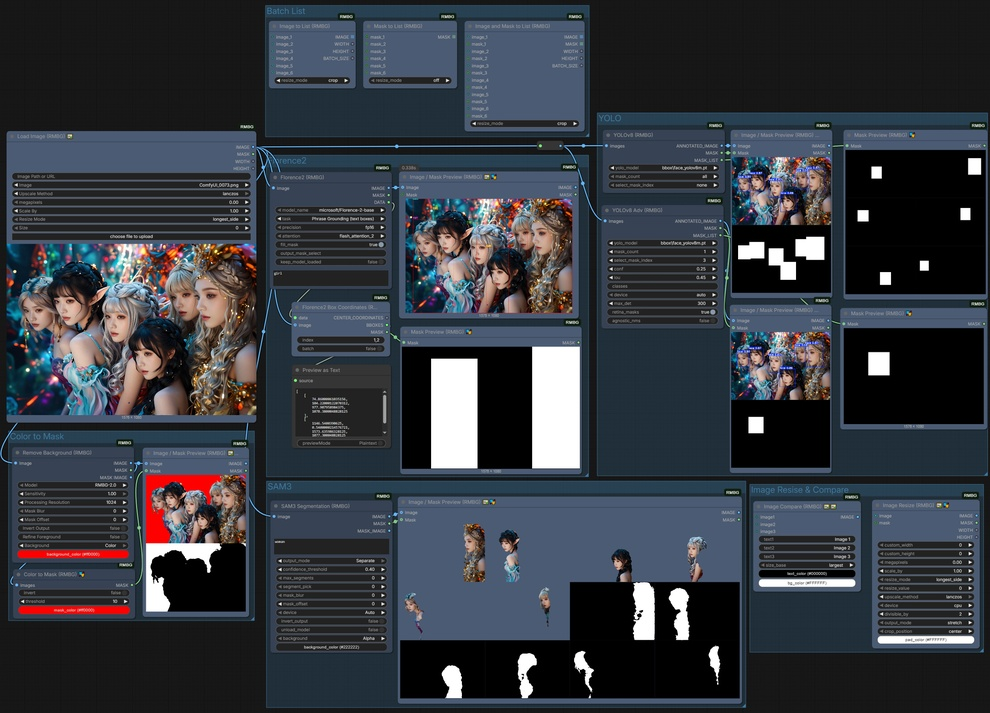
#> input picture comfyui_data/custom_nodes/ComfyUI-RMBG/example_workflows/V3.0.0_nodes.jpg, 990 x 713 px, shrunk from 2409 x 1735 before the run
$ python -i postprocess.py   (imports and definitions only)
#> lines starting #> are read from the running program, lines starting #| are printed output that depends on the picture; after the words box and inside, x2 and y2 are one past the last pixel; in counts of white or black regions, pixels touching at a corner belong together
"""Image post-processing filters for the Z-Image workflow pipeline.

Pure numpy/PIL/cv2 image processing — no ML model loading needed.
Each filter implements apply(image) -> image for use in PostProcessChain.
"""

import math
import os
import time
from typing import Any, Protocol

import numpy as np
from PIL import Image


# ---------------------------------------------------------------------------
# Filter Protocol (shared interface for PostProcessChain)
# ---------------------------------------------------------------------------

class PostProcessFilter(Protocol):
    """Protocol for post-processing filters usable in PostProcessChain."""

    name: str

    def apply(self, image: Image.Image) -> Image.Image: ...


# ---------------------------------------------------------------------------
# Film Grain
# ---------------------------------------------------------------------------

class FilmGrain:
    """Add perceptual film grain to counteract AI smoothness.

    Parameters match ComfyUI LayerFilter AddGrain / FilmGrain nodes:
      intensity: noise scale (0.0–0.03 typical, 0.01 subtle, 0.03 heavy)
      temperature: RGB shift for warm/cool tint (0 = neutral)
      vignette: edge darkening amount (0 = none, 0.5 = moderate)
    """

    # [31 lines left out: functions __init__, apply, not called in this run]


# ---------------------------------------------------------------------------
# Sharpening (CAS + Unsharp Mask)
# ---------------------------------------------------------------------------

class Sharpening:
    """Contrast Adaptive Sharpening (CAS) and/or unsharp mask.

    Parameters:
      cas_strength: CAS sharpening amount (0.0–1.0, 0.1 subtle)
      unsharp_radius: Gaussian blur radius for unsharp mask (0 = skip)
      unsharp_amount: Unsharp mask strength (0.0–2.0, typical 0.5–1.0)
    """

    # [63 lines left out: functions __init__, apply, _cas, _unsharp, not called in this run]


# ---------------------------------------------------------------------------
# Noise / JPEG Artifact Cleaner
# ---------------------------------------------------------------------------

class NoiseCleaner:
    """Denoise and reduce JPEG compression artifacts.

    Methods:
      bilateral: Edge-preserving bilateral filter (cv2)
      jpeg_scrub: Slight blur + sharpen to reduce blocking artifacts
    """

    # [31 lines left out: functions __init__, apply, not called in this run]


# ---------------------------------------------------------------------------
# LUT Color Grading (.cube 3D LUT)
# ---------------------------------------------------------------------------

class LUTGrading:
    """Apply a 3D LUT (.cube file) for color grading.

    Parses the .cube format and applies trilinear interpolation to remap
    pixel colors. Blends with original at the specified strength.

    Parameters:
      lut_path: Path to .cube file
      strength: Blend factor with original (0.0 = no change, 1.0 = full LUT)
    """

    # [106 lines left out: functions __init__, _parse_cube, _trilinear_interpolate, apply, not called in this run]


# ---------------------------------------------------------------------------
# Skin Contrast Enhancement
# ---------------------------------------------------------------------------

class SkinContrast:
    """Selective contrast enhancement for skin-tone regions.

    Detects skin pixels via HSV color range and applies CLAHE
    (Contrast Limited Adaptive Histogram Equalization) to skin regions only.
    """

    def __init__(self, clip_limit: float = 2.0, tile_grid_size: int = 8):
        self.clip_limit = clip_limit
        self.tile_grid_size = tile_grid_size
        self.name = "skin_contrast"

    def apply(self, image: Image.Image) -> Image.Image:
        try:
            import cv2
        except ImportError:
            print("  [SkinContrast] opencv-python not available — skipping")
            return image

        arr = np.array(image)
        hsv = cv2.cvtColor(arr, cv2.COLOR_RGB2HSV)
#> hsv: shape (713, 990, 3); mean H, S, V 65.2, 62.8, 68.4

        # Skin tone range in HSV (works for most skin tones)
        lower_skin = np.array([0, 30, 60], dtype=np.uint8)
        upper_skin = np.array([25, 180, 255], dtype=np.uint8)
        skin_mask = cv2.inRange(hsv, lower_skin, upper_skin)
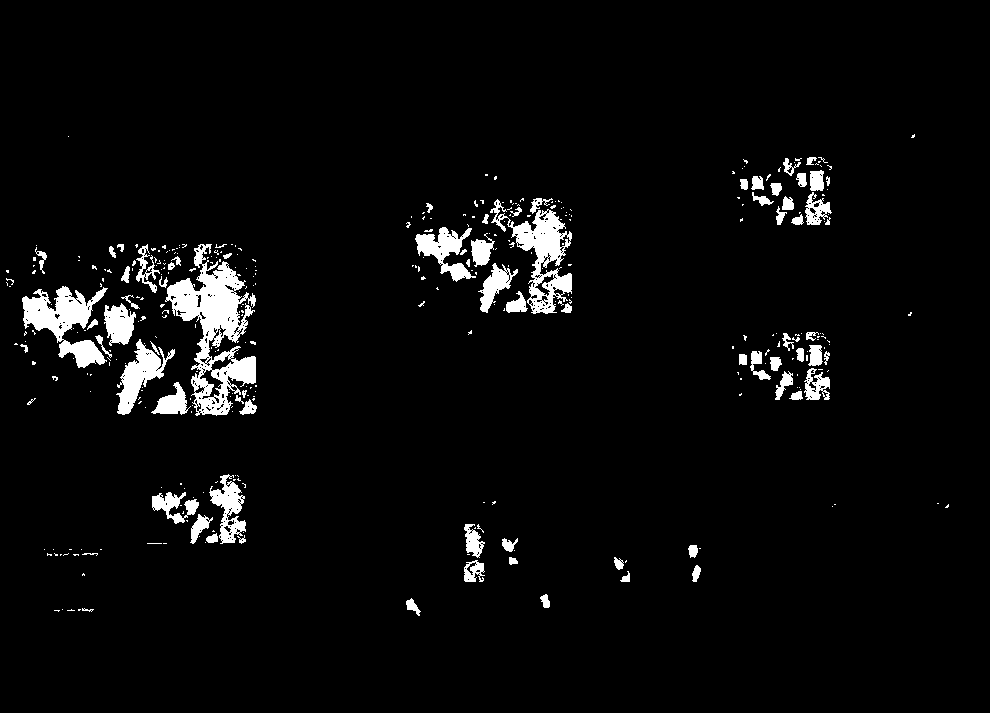
#> skin_mask: shape (713, 990); 4.1% white; 368 white regions (289 under 20 px), largest, box (x1, y1, x2, y2) and area: (165, 244, 256, 416) 6380, (490, 199, 572, 314) 3164, (22, 286, 108, 368) 3081

        # Also catch darker skin tones
        lower_skin2 = np.array([170, 30, 60], dtype=np.uint8)
        upper_skin2 = np.array([180, 180, 255], dtype=np.uint8)
        skin_mask2 = cv2.inRange(hsv, lower_skin2, upper_skin2)
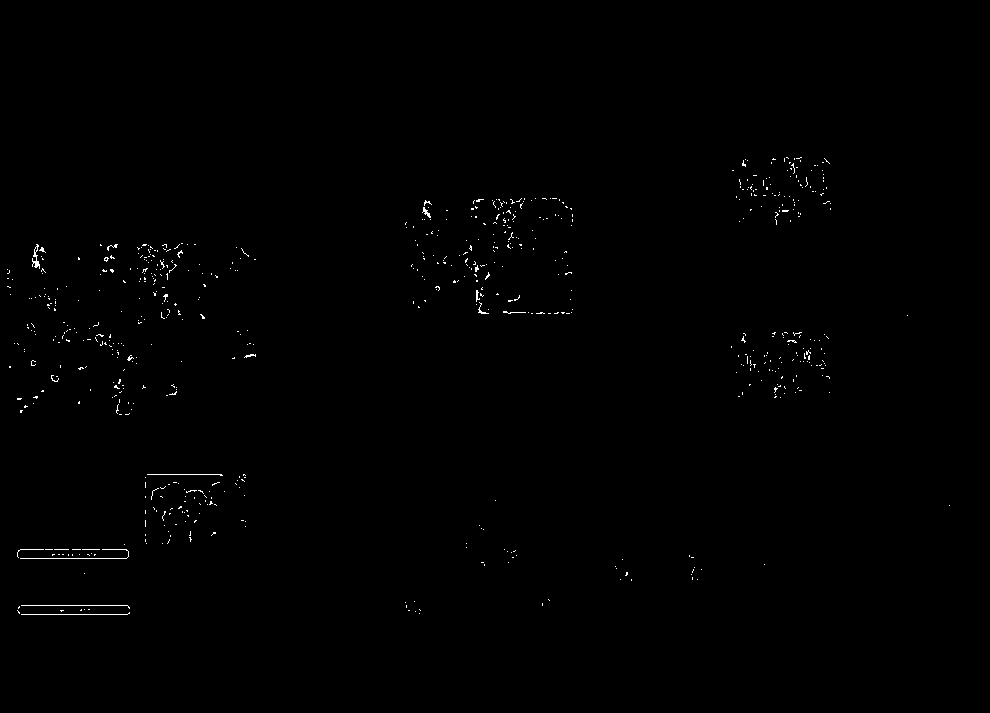
#> skin_mask2: shape (713, 990); 0.41% white in thin lines or dots, all inside (x1, y1, x2, y2) = (7, 157, 950, 615)
        skin_mask = cv2.bitwise_or(skin_mask, skin_mask2)
#> skin_mask: shape (713, 990); 4.5% white; 369 white regions (282 under 20 px), largest, box (x1, y1, x2, y2) and area: (163, 244, 256, 416) 6474, (490, 199, 572, 314) 3386, (22, 286, 108, 370) 3167

        # Dilate mask slightly to cover edges
        kernel = cv2.getStructuringElement(cv2.MORPH_ELLIPSE, (5, 5))
        skin_mask = cv2.dilate(skin_mask, kernel, iterations=1)
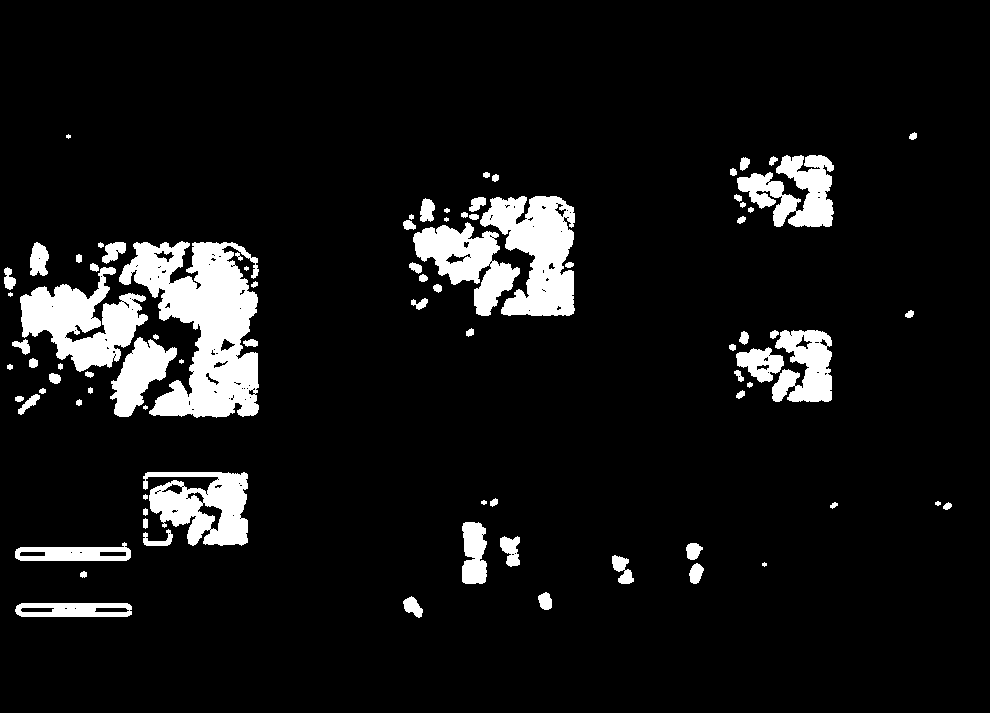
#> skin_mask: shape (713, 990); 8.3% white; 86 white regions (7 under 20 px), largest, box (x1, y1, x2, y2) and area: (119, 241, 259, 418) 13917, (480, 196, 575, 316) 7048, (20, 267, 148, 372) 6749

        # Apply CLAHE to luminance channel
        lab = cv2.cvtColor(arr, cv2.COLOR_RGB2LAB)
#> lab: shape (713, 990, 3); mean of channels 0, 1, 2 59.6, 128.4, 123.3
        clahe = cv2.createCLAHE(clipLimit=self.clip_limit,
                                tileGridSize=(self.tile_grid_size, self.tile_grid_size))
        lab[:, :, 0] = clahe.apply(lab[:, :, 0])
#> lab: shape (713, 990, 3); mean of channels 0, 1, 2 78.8, 128.4, 123.3

        # Apply only to skin regions
        enhanced = cv2.cvtColor(lab, cv2.COLOR_LAB2RGB)
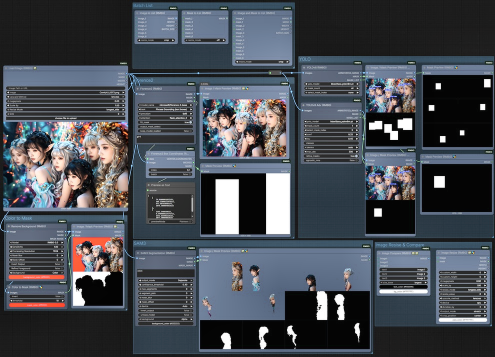
#> enhanced: shape (713, 990, 3) (shown at 1/2 size); mean R, G, B 70.7, 75.5, 83.1
        result = np.where(skin_mask[:, :, np.newaxis] > 0, enhanced, arr)
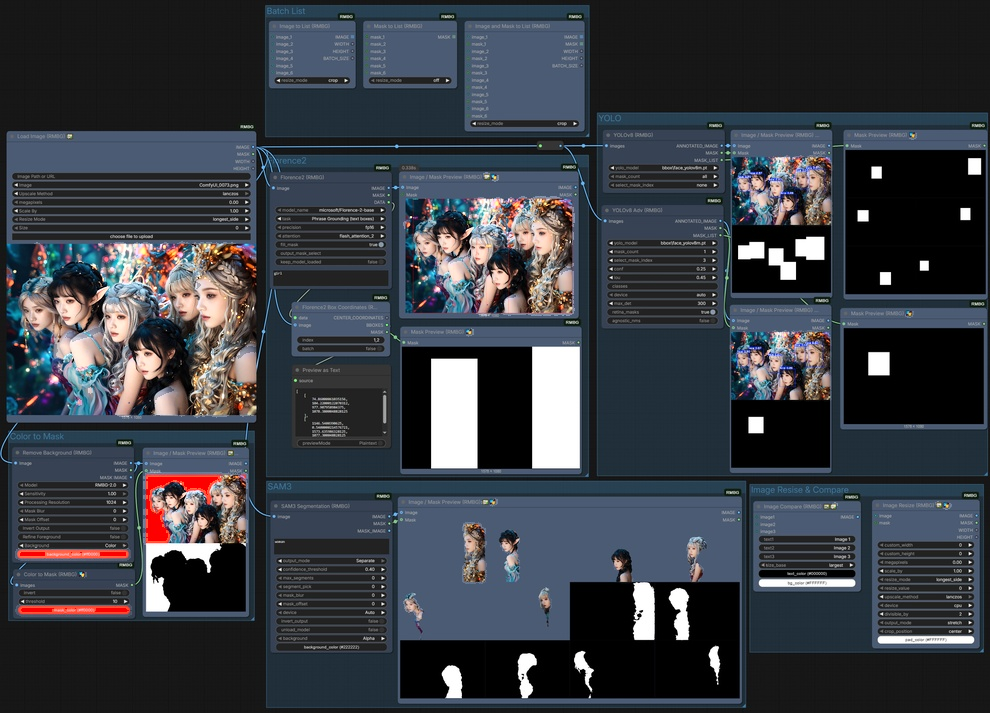
#> result: shape (713, 990, 3); mean R, G, B 55.3, 59.9, 67.3

        return Image.fromarray(result.astype("uint8"))


# ---------------------------------------------------------------------------
# Post-Processing Chain
# ---------------------------------------------------------------------------

class PostProcessChain:
    """Configurable chain of post-processing filters.

    Usage:
        chain = PostProcessChain.from_config({
            "film_grain": 0.02,
            "sharpening": 0.1,
            "lut_path": "models/lut/NaturalBoost.cube",
            "lut_strength": 0.3,
            "skin_contrast": True,
            "noise_clean": False,
        })
        result_image, timings = chain.apply(input_image)
    """

    def __init__(self, filters: list[PostProcessFilter]):
        self.filters = filters

    # [44 lines left out: functions from_config, apply, not called in this run]

    def has_filters(self) -> bool:
        return len(self.filters) > 0

>>> import cv2
>>> picture = cv2.cvtColor(cv2.imread('../../../comfyui_data/custom_nodes/ComfyUI-RMBG/example_workflows/V3.0.0_nodes.jpg'), cv2.COLOR_BGR2RGB)
>>> result = SkinContrast().apply(picture)

$ run again, on comfyui_data/custom_nodes/ComfyUI-RMBG/example_workflows/YOLO_Node.jpg
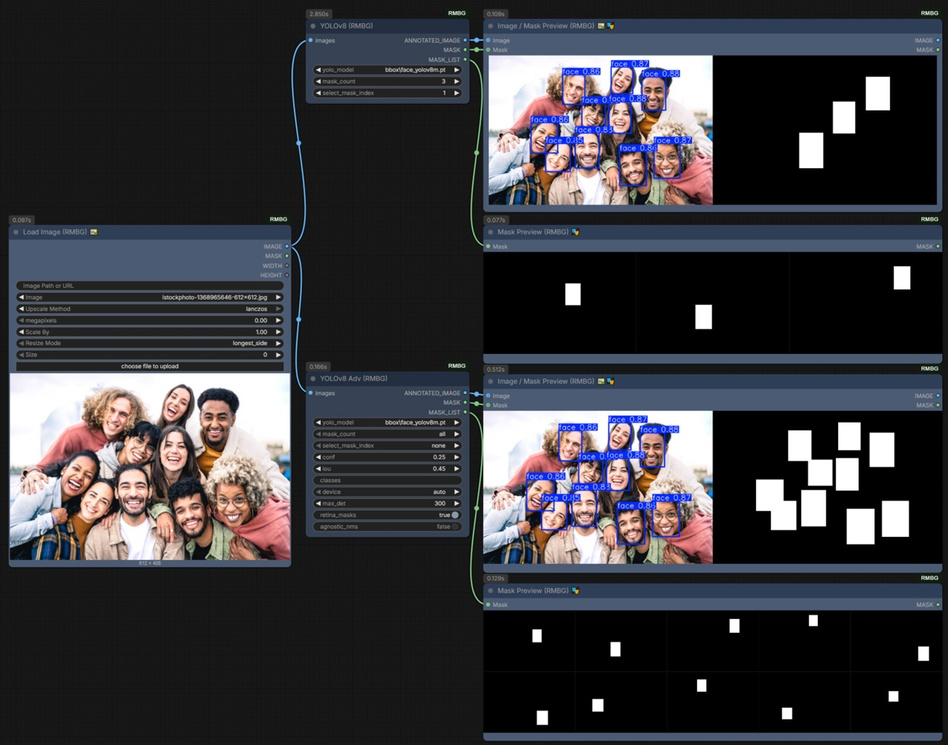
#> input picture comfyui_data/custom_nodes/ComfyUI-RMBG/example_workflows/YOLO_Node.jpg, 948 x 745 px, shrunk from 1303 x 1024 before the run
#> hsv: shape (745, 948, 3); mean H, S, V 41.4, 37.6, 66.1
#> in apply, `skin_mask = cv2.inRange(hsv, lower_skin, upper_skin)`:
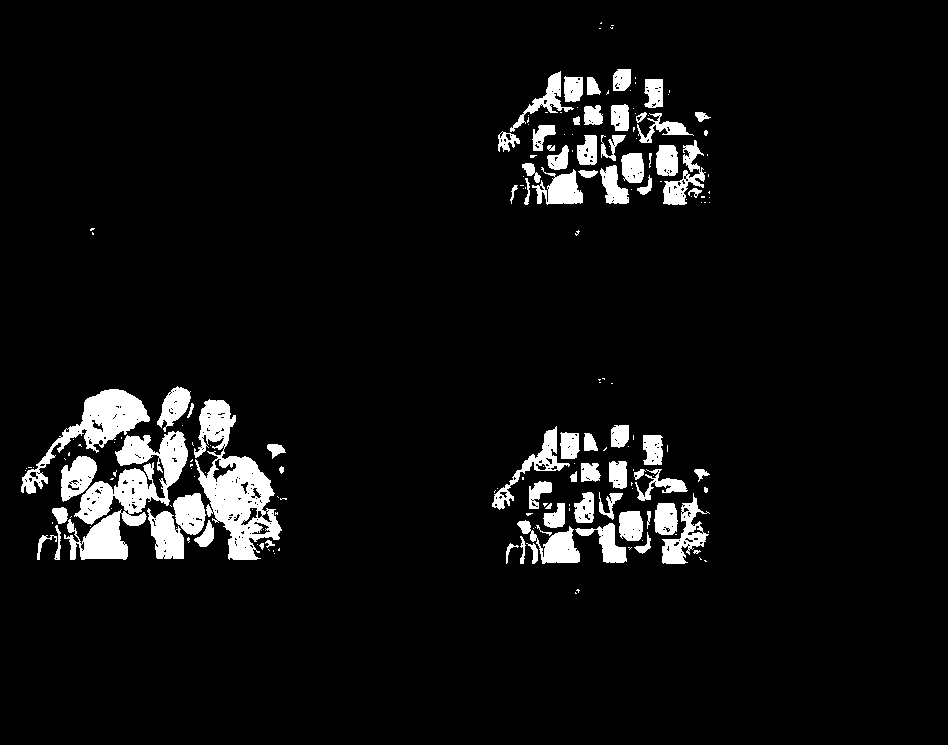
#> skin_mask: shape (745, 948); 6% white; 188 white regions (114 under 20 px), largest, box (x1, y1, x2, y2) and area: (64, 431, 188, 560) 6502, (194, 399, 282, 560) 6085, (21, 389, 150, 494) 3426
#> skin_mask2: shape (745, 948); 0.81% white; 528 white regions (512 under 20 px), largest, box (x1, y1, x2, y2) and area: (249, 494, 290, 560) 1152, (681, 512, 713, 564) 748, (685, 154, 713, 204) 699
#> in apply, `enhanced = cv2.cvtColor(lab, cv2.COLOR_LAB2RGB)`:
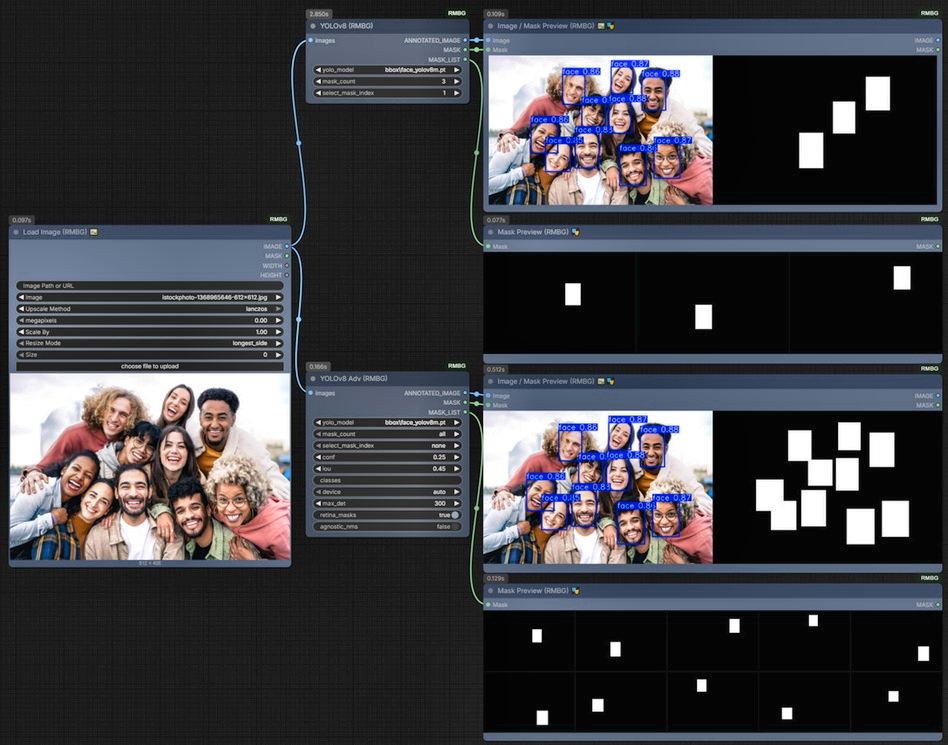
#> enhanced: shape (745, 948, 3); mean R, G, B 62.8, 62.7, 67.7
